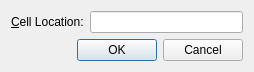
<?xml version="1.0" encoding="UTF-8"?>
<ui version="4.0">
 <class>GoToCellDialog</class>
 <widget class="QWidget" name="GoToCellDialog">
  <property name="geometry">
   <rect>
    <x>0</x>
    <y>0</y>
    <width>254</width>
    <height>69</height>
   </rect>
  </property>
  <property name="windowTitle">
   <string>Go to Cell</string>
  </property>
  <layout class="QVBoxLayout" name="verticalLayout">
   <item>
    <layout class="QHBoxLayout" name="horizontalLayout">
     <item>
      <widget class="QLabel" name="label">
       <property name="text">
        <string>&amp;Cell Location:</string>
       </property>
       <property name="buddy">
        <cstring>lineEdit</cstring>
       </property>
      </widget>
     </item>
     <item>
      <widget class="QLineEdit" name="lineEdit"/>
     </item>
    </layout>
   </item>
   <item>
    <widget class="QDialogButtonBox" name="buttonBox">
     <property name="standardButtons">
      <set>QDialogButtonBox::Cancel|QDialogButtonBox::Ok</set>
     </property>
    </widget>
   </item>
  </layout>
 </widget>
 <tabstops>
  <tabstop>lineEdit</tabstop>
 </tabstops>
 <resources/>
 <connections/>
</ui>
